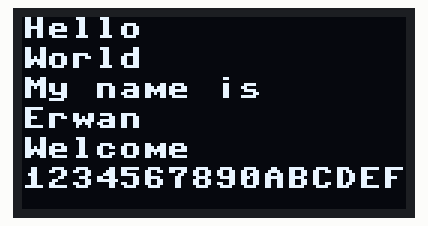
Bench run of a program on a simulated Raspberry Pi Pico running MicroPython. Shown: 128×64 one-colour display. Library files of the repository ran but are not shown: ssd1306.py.

Above: at 0.1 s.
At 5.1 s:
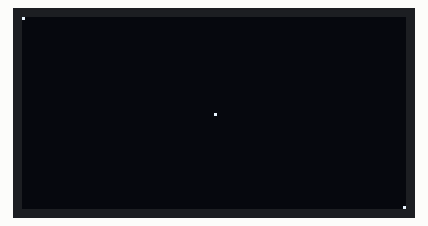
At 11.2 s:
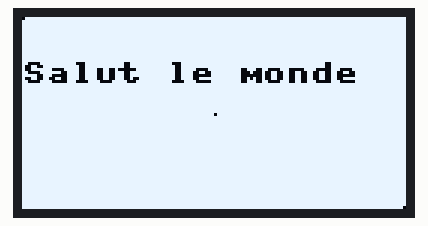
At 16.2 s:
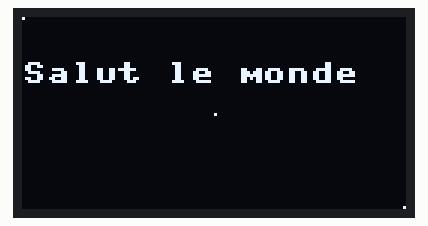

Measured:
- by itself, everything shown: repeats every 12.1 s, in 12 steps
- what the display in image 1 shows lasts 1.0 s, from 5.1 s to 6.1 s

The program:

Oled+I2C.py
```python
import machine
import ssd1306
import time

sdaPin=machine.Pin(8)
sclPin=machine.Pin(9)

i2c=machine.I2C(0,sda=sdaPin, scl=sclPin,freq=400000)
WIDTH=128
HEIGHT=64
oled = ssd1306.SSD1306_I2C(WIDTH,HEIGHT,i2c)
oled.fill(0)

oled.text("Hello", 0, 0)
oled.text("World", 0, 10)
oled.text("My name is", 0, 20)
oled.text("Erwan", 0, 30)
oled.text("Welcome", 0, 40)
oled.text("1234567890ABCDEF", 0, 50)
oled.show()
time.sleep(5)

while True:
    oled.fill(0)
    oled.pixel(0,0,1)
    oled.pixel(64,32,1)
    oled.pixel(127,63,1)
    oled.show()
    time.sleep(1)

    oled.text("Salut le monde", 0,15,1)
    oled.show()
    time.sleep(1)
    for i in range(5):
        oled.invert(1)
        time.sleep(1)
        oled.invert(0)
        time.sleep(1)
```
